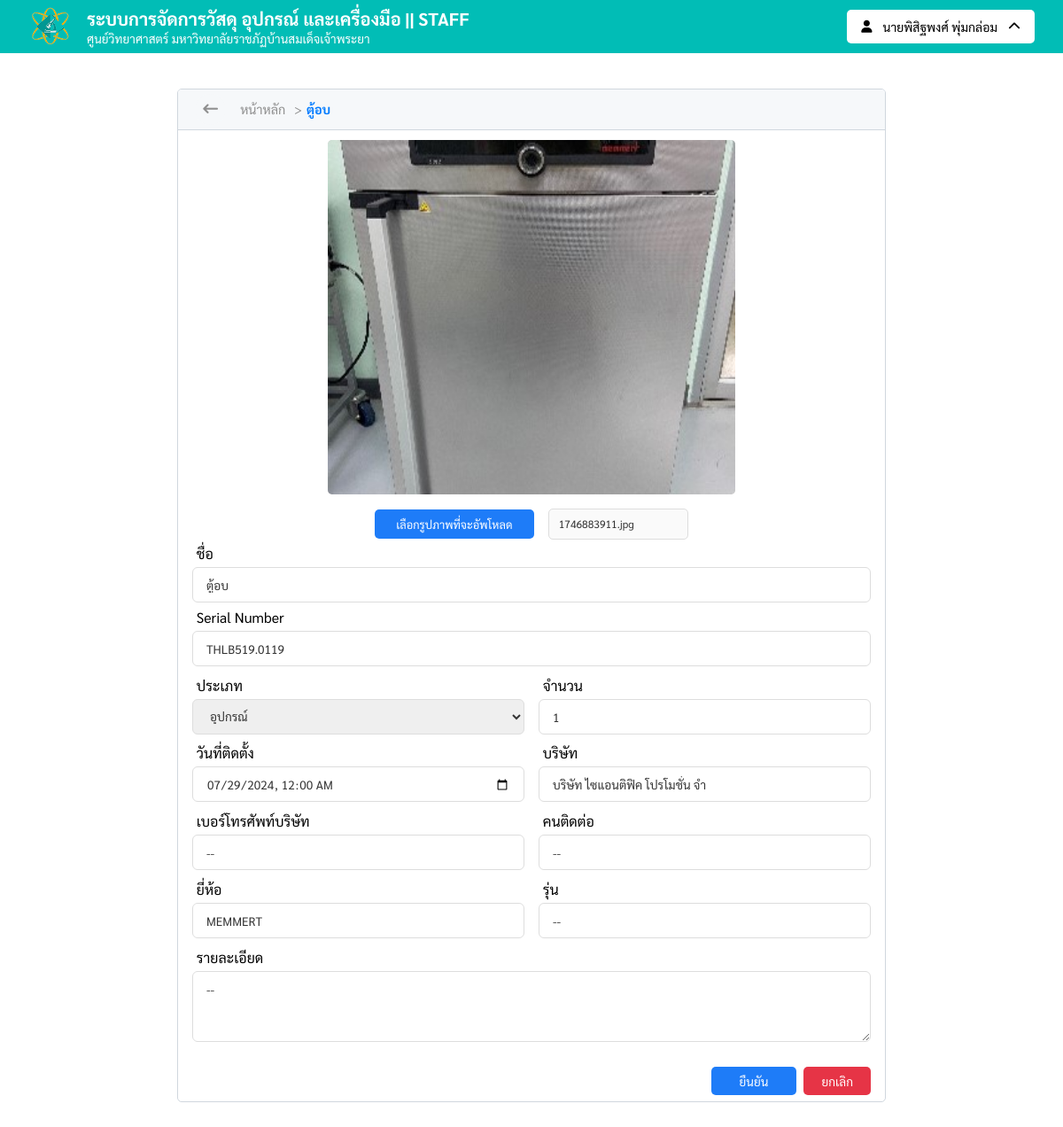
/management/edit?id=1 (signed in), run on the app's committed database.
### tables this page shows
CREATE TABLE `users_db` (
  `userID` int(50) NOT NULL,
  `username` varchar(100) NOT NULL,
  `password` varchar(100) NOT NULL,
  `created_at` timestamp NOT NULL DEFAULT current_timestamp() ON UPDATE current_timestamp(),
  `pre` set('นาย','นาง','นางสาว','ดร.','ผศ.ดร.','อ.') NOT NULL,
  `firstname` varchar(200) NOT NULL,
  `lastname` varchar(200) NOT NULL,
  `phone_number` varchar(10) NOT NULL,
  `email` varchar(200) NOT NULL,
  `role` set('อาจารย์','เจ้าหน้าที่','บุคลากร','') NOT NULL,
  `urole` set('staff','user') NOT NULL,
  `agency` varchar(100) NOT NULL,
  `status` set('w_approved','approved','n_approved') NOT NULL,
  `approved_by` varchar(200) DEFAULT NULL,
  `approved_date` datetime DEFAULT NULL
);

CREATE TABLE `crud` (
  `ID` int(100) NOT NULL,
  `img_name` varchar(100) NOT NULL,
  `sci_name` varchar(255) NOT NULL COMMENT 'ชื่ออุปกรณ์',
  `serial_number` varchar(20) NOT NULL,
  `categories` set('วัสดุ','อุปกรณ์','เครื่องมือ') DEFAULT NULL COMMENT 'ประเภทเครื่องมือ',
  `amount` int(10) DEFAULT 0 COMMENT 'จำนวนสินค้าคงเหลือ',
  `uploaded_on` datetime NOT NULL COMMENT 'วันที่อัปโหลด',
  `availability` tinyint(1) NOT NULL COMMENT 'ความพร้อมการใช้งาน'
);

CREATE TABLE `info_sciname` (
  `ID` int(20) NOT NULL,
  `sci_name` varchar(100) NOT NULL,
  `serial_number` varchar(20) NOT NULL,
  `installation_date` date DEFAULT NULL,
  `last_maintenance_date` date DEFAULT NULL,
  `details` varchar(255) DEFAULT NULL,
  `brand` varchar(100) DEFAULT NULL,
  `model` varchar(100) DEFAULT NULL,
  `company` varchar(30) DEFAULT NULL,
  `contact` varchar(20) DEFAULT NULL,
  `contact_number` varchar(12) DEFAULT NULL
);

### assets/config/Database.php (called while the page is built, shortened)
<?php
$base_url = 'http://localhost:8080';
?>

### views/staff-section/editData.php (the view, shortened to what this page needs)
<?php
require_once 'assets/config/Database.php';
if (isset($_SESSION['staff_login'])) {
    $userID = $_SESSION['staff_login'];
    $stmt = $conn->prepare("
        SELECT *
        FROM users_db
        WHERE userID = :userID
    ");
    $stmt->bindParam(':userID', $userID, PDO::PARAM_INT);
    $stmt->execute();
    $userData = $stmt->fetch(PDO::FETCH_ASSOC);
}
try {
    if (isset($_GET['id'])) {
        $id = $_GET['id'];
        $stmt = $conn->prepare("SELECT * FROM crud INNER JOIN info_sciname ON crud.serial_number = info_sciname.serial_number WHERE crud.ID = :id");
        $stmt->bindParam(":id", $id);
        $stmt->execute();
        $editData = $stmt->fetch(PDO::FETCH_ASSOC);
    }
} catch (PDOException $e) {
    echo 'Error: ' . $e->getMessage();
}
?>
<!DOCTYPE html>
<html lang="en">
<head>
    <link rel="stylesheet" href="<?php echo $base_url; ?>/assets/font-awesome/css/all.css">
    <link rel="stylesheet" href="<?php echo $base_url; ?>/assets/css/navigator.css">
    <link rel="stylesheet" href="<?php echo $base_url; ?>/assets/css/breadcrumb.css">
    <link rel="stylesheet" href="<?php echo $base_url; ?>/assets/css/notification_popup.css">
    <link rel="stylesheet" href="<?php echo $base_url; ?>/assets/css/management_edit.css">
</head>
<body>
    <header>
        <?php include('assets/includes/navigator.php') ?>
    </header>
    <main class="add_MET_PAGE">
        <form action="<?php echo $base_url; ?>/models/CRUD.php" method="POST" enctype="multipart/form-data">
            <div class="add_MET_section_header">
                <div class="add_MET_section_header_1">
                    <a class="historyBACK" href="javascript:history.back()"><i class="fa-solid fa-arrow-left-long"></i></a>
                    <div class="breadcrumb">
                        <a href="/">หน้าหลัก</a>
                        <span>&gt;</span>
                        <a href="<?php echo $editData['ID']; ?>"><?php echo $editData['sci_name']; ?></a>
                    </div>
                </div>
            </div>
            <div class="add_MET_section_form">
                <div class="img">
                    <div class="imgInput">
                        <img src="<?php echo $base_url; ?>/assets/uploads/<?php echo $editData['img_name']; ?>" class="previewImg" id="previewImg">
                    </div>
                </div>
                <div class="btn_img">
                    <div>
                        <label for="imgInput" class="choose-file">เลือกรูปภาพที่จะอัพโหลด</label>
                    </div>
                    <div class="input">
                        <input type="text" id="imgNameInput" value="<?php echo $editData['img_name']; ?>" required disabled name="sci_name">
                    </div>
                </div>
                <div class="input_Data">
                    <label for="sci_name">ชื่อ</label>
                    <input type="text" name="sci_name" required value="<?php echo $editData['sci_name'] ?>">
                </div>
                <div class="input_Data">
                    <label for="serial_number">Serial Number</label>
                    <input type="text" name="serial_number" required value="<?php echo $editData['serial_number'] ?>">
                </div>
                <div class="col">
                    <div class="input_Data">
                        <label for="categories">ประเภท</label>
                        <select name="categories" required>
                            <option value="อุปกรณ์" <?php if ($editData['categories'] === 'อุปกรณ์') echo 'selected'; ?>>อุปกรณ์</option>
                        </select>
                    </div>
                    <div class="input_Data">
                        <label for="amount">จำนวน</label>
                        <input type="number" name="amount" min="1" required value="<?php echo $editData['amount'] ?>">
                    </div>
                </div>
                <div class="col">
                    <?php
                    $installation_date = date('Y-m-d\TH:i', strtotime($editData['installation_date']));
                    ?>
                    <div class="input_Data">
                        <label for="installation_date">วันที่ติดตั้ง</label>
                        <input type="datetime-local" name="installation_date" value="<?php echo $installation_date; ?>">
                    </div>
                    <div class="input_Data">
                        <label for="company">บริษัท</label>
                        <input type="text" name="company" value="<?php echo $editData['company'] ?>">
                    </div>
                </div>
                <div class="col">
                    <div class="input_Data">
                        <label for="contact_number">เบอร์โทรศัพท์บริษัท</label>
                        <input type="text" name="contact_number" value="<?php echo $editData['contact_number'] ?>">
                    </div>
                    <div class="input_Data">
                        <label for="contact">คนติดต่อ</label>
                        <input type="text" name="contact" value="<?php echo $editData['contact'] ?>">
                    </div>
                </div>
                <div class="col">
                    <div class="input_Data">
                        <label for="brand">ยี่ห้อ</label>
                        <input type="text" name="brand" value="<?php echo $editData['brand'] ?>">
                    </div>
                    <div class="input_Data">
                        <label for="model">รุ่น</label>
                        <input type="text" name="model" value="<?php echo $editData['model'] ?>">
                    </div>
                </div>
                <div class="col">
                    <div class="input_Data">
                        <label for="details">รายละเอียด</label>
                        <textarea id="details" name="details"><?php echo $editData['details'] ?></textarea>
                    </div>
                </div>
            </div>
            <div class="btn_footer">
                <button type="submit" name="update" class="submitADD">ยืนยัน</button>
                <a href="javascript:history.back();" class="go_back">ยกเลิก</a>
            </div>
        </form>
    </main>
</body>
</html>

### assets/includes/navigator.php (shortened to what this page needs)
<div class="header">
    <div class="header_nav">
        <div class="header_nav_banner">
            <a href="<?php echo $base_url; ?>/" class="header_navbanner_name">
                <div class="header_navbanner_img">
                    <img src="<?php echo $base_url; ?>/assets/img/logo/sci_center.png">
                </div>
            </a>
            <div class="header_navbanner_name_00">
                <span id="B" class="header_navbanner_name-1">
                    ระบบการจัดการวัสดุ อุปกรณ์ และเครื่องมือ
                    <?php if (isset($_SESSION['staff_login'])) : ?>
                        || STAFF
                    <?php endif; ?>
                </span>
                <span class="header_navbanner_name-2">
                    ศูนย์วิทยาศาสตร์ มหาวิทยาลัยราชภัฏบ้านสมเด็จเจ้าพระยา
                </span>
            </div>
        </div>
        <div class="header_nav_userinfo">
            <?php if (isset($_SESSION['user_login'])) : ?>
                <div class="header_userinfo_btn" id="userInfoBtn">
                    <div class="select">
                        <i class="fa-solid fa-user"></i>
                        <span>
                            <?= $userData['pre'] . $userData['firstname'] . '&nbsp;' . $userData['lastname'] ?>
                        </span>
                        <i class="arrow_rotate fa-solid fa-chevron-up"></i>
                    </div>
                </div>
                <div class="logoutMODAL">
                    <div class="logoutMODAL_content">
                        <div class="logoutMODAL_popup">
                            <div class="logoutMODAL_sec01">
                                <i class="fa-solid fa-right-from-bracket"></i>
                                <span id="B">แจ้งเตือนออกจากระบบ</span>
                            </div>
                            <div class="logoutMODAL_sec02">
                                <a class="profileUser" href="<?php echo $base_url; ?>/profile_user"><i class="fa-solid fa-user-pen"></i></a>
                                <a class="confirmLogout" href="<?php echo $base_url; ?>/models/sign_out.php">ออกจากระบบ</a>
                                <div class="cancel_del closeDetails">
                                    <span>ปิดหน้าต่าง</span>
                                </div>
                            </div>
                        </div>
                    </div>
                </div>
            <?php elseif (isset($_SESSION['staff_login'])) : ?>
                <div class="header_userinfo_btn" id="userInfoBtn">
                    <div class="select">
                        <i class="fa-solid fa-user"></i>
                        <span>
                            <?= $userData['pre'] . $userData['firstname'] . '&nbsp;' . $userData['lastname'] ?>
                        </span>
                        <i class="arrow_rotate fa-solid fa-chevron-up"></i>
                    </div>
                </div>
            <?php endif; ?>
        </div>
    </div>
</div>

### assets/css/navigator.css (style rules this page uses)
* { margin: 0; padding: 0; box-sizing: border-box; font-family: Sarabun; text-decoration: none; list-style: none; }
#B { font-family: Sarabun-bold; }
.header { background-color: #01bdb6; color: white; width: 100%; height: 60px; top: 0; left: 0; position: relative; z-index: 2; }
.header_nav_banner { display: flex; align-items: center; justify-content: center; height: 100%; gap: 1rem; }

### assets/css/breadcrumb.css (style rules this page uses)
.breadcrumb { font-size: 0.9rem; display: flex; align-items: center; }
.breadcrumb a:last-child { color: #007bff; font-family: Sarabun-bold; }
.breadcrumb span { margin: 0 5px; color: #8f8f8f; }

### assets/css/management_edit.css (style rules this page uses)
.add_MET_PAGE { width: 100%; max-width: 800px; margin: 2.5rem auto; border-radius: 5px; border: 1px solid #d0d7de; overflow: hidden; }
.add_MET_section_form { width: 100%; gap: 1rem; padding: 0.7rem 1rem; }
.img, .Img { width: 100%; display: flex; justify-content: center; align-items: center; }
.input_Data { width: 100%; margin: 0.34rem 0; }
.input_Data label { display: block; padding-left: 0.3rem; }
.input_Data input, .input_Data select, .col input, .col select { width: 100%; font-size: 0.85rem; position: relative; height: 40px; width: 100%; outline: none; border: 1px solid #ddd; border-radius: 6px; padding: 0 15px; color: #353535; }
.col textarea { width: 100%; font-size: 0.85rem; position: relative; height: 80px; width: 100%; outline: none; border: 1px solid #ddd; border-radius: 6px; padding: 10px 15px; color: #353535; }
.col { display: flex; column-gap: 1rem; }
.input_Data label { display: block; margin-bottom: 5px; }
.col { display: flex; justify-content: space-between; gap: 1rem; }
.col .input_Data { flex: 1; }
.btn_footer { display: flex; align-items: center; justify-content: end; gap: 0.5rem; padding: 0.45rem 1rem; }

### data on the page
users_db: pre "นาย", firstname "พิสิฐพงศ์", lastname "พุ่มกล่อม"
crud: info_sciname.sci_name "ตู้อบ", img_name (picture), sci_name "1746883911.jpg", sci_name "ตู้อบ", serial_number "THLB519.0119", categories "อุปกรณ์", amount "1", installation_date "07/29/2024 00:00", company "บริษัท ไซแอนติฟิค โปรโมชั่น จำ", contact_number "--", contact "--", brand "MEMMERT", model "--", details "--"
